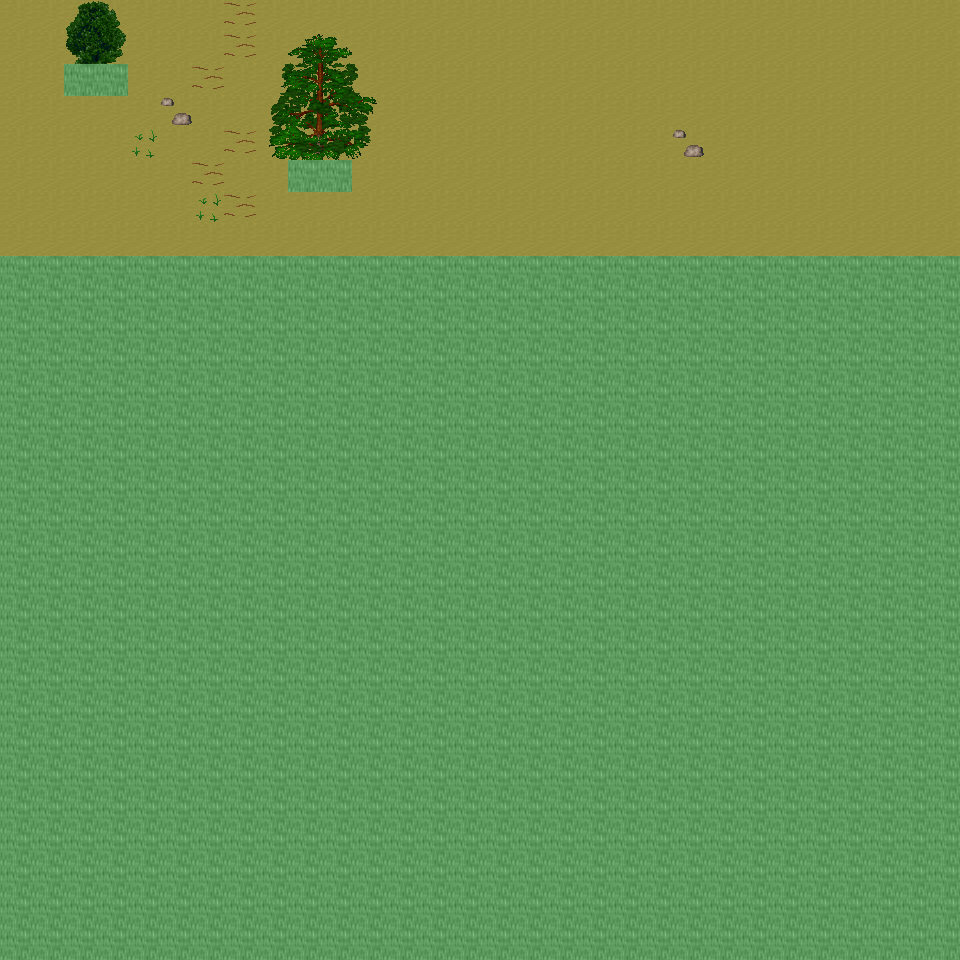

A 2D game scene composited from a Tiled map and its tileset images. What follows is a short description and the map's XML, with each tile layer's data collapsed to a summary:
An orthogonal 30x30 tile map with 32x32 px tiles, 6 tile layers (Ground, Object, Object2, Above, ...), 17 tilesets and 3 objects (3x mapchange).

<map version="1.0" orientation="orthogonal" renderorder="right-down" width="30" height="30" tilewidth="32" tileheight="32" nextobjectid="4">
  <tileset firstgid="1" name="tileset_ground_ground" tilewidth="32" tileheight="32" tilecount="33" columns="3">
    <image source="../drawable/tileset_ground_ground.png" width="96" height="352" />
  </tileset>
  <tileset firstgid="34" name="tileset_ground_rock_pebbles" tilewidth="32" tileheight="32" tilecount="3" columns="1">
    <image source="../drawable/tileset_ground_rock_pebbles.png" width="32" height="96" />
  </tileset>
  <tileset firstgid="37" name="tileset_ground_grass_edges" tilewidth="32" tileheight="32" tilecount="36" columns="12">
    <image source="../drawable/tileset_ground_grass_edges.png" width="384" height="96" />
  </tileset>
  <tileset firstgid="73" name="tileset_plant_flower_daisy_white" tilewidth="32" tileheight="32" tilecount="8" columns="2">
    <image source="../drawable/tileset_plant_flower_daisy_white.png" width="64" height="128" />
  </tileset>
  <tileset firstgid="81" name="tileset_ground_ridge_earth_dark" tilewidth="32" tileheight="32" tilecount="96" columns="12">
    <image source="../drawable/tileset_ground_ridge_earth_dark.png" width="384" height="256" />
  </tileset>
  <tileset firstgid="177" name="tileset_plant_grasses" tilewidth="32" tileheight="32" tilecount="6" columns="3">
    <image source="../drawable/tileset_plant_grasses.png" width="96" height="64" />
  </tileset>
  <tileset firstgid="183" name="tileset_ground_earth_edges" tilewidth="32" tileheight="32" tilecount="18" columns="6">
    <image source="../drawable/tileset_ground_earth_edges.png" width="192" height="96" />
  </tileset>
  <tileset firstgid="201" name="tileset_ground_pothole" tilewidth="32" tileheight="32" tilecount="4" columns="4">
    <image source="../drawable/tileset_ground_pothole.png" width="128" height="32" />
  </tileset>
  <tileset firstgid="205" name="tileset_item_statue_green_stone_3" tilewidth="32" tileheight="32" tilecount="3" columns="1">
    <image source="../drawable/tileset_item_statue_green_stone_3.png" width="32" height="96" />
  </tileset>
  <tileset firstgid="208" name="tileset_ground_rock_rocks_2" tilewidth="32" tileheight="32" tilecount="4" columns="2">
    <image source="../drawable/tileset_ground_rock_rocks_2.png" width="64" height="64" />
  </tileset>
  <tileset firstgid="212" name="tileset_logic_collision" tilewidth="32" tileheight="32" tilecount="1" columns="1">
    <image source="../drawable/tileset_logic_collision.png" width="32" height="32" />
  </tileset>
  <tileset firstgid="213" name="tileset_plant_tree_taller_trees" tilewidth="32" tileheight="32" tilecount="32" columns="8">
    <image source="../drawable/tileset_plant_tree_taller_trees.png" width="256" height="128" />
  </tileset>
  <tileset firstgid="245" name="tileset_plant_tree_spruce" tilewidth="32" tileheight="32" tilecount="6" columns="2">
    <image source="../drawable/tileset_plant_tree_spruce.png" width="64" height="96" />
  </tileset>
  <tileset firstgid="251" name="tileset_plant_bush_bush_mult_colored" tilewidth="32" tileheight="32" tilecount="6" columns="3">
    <image source="../drawable/tileset_plant_bush_bush_mult_colored.png" width="96" height="64" />
  </tileset>
  <tileset firstgid="257" name="tileset_plant_tree_pine_tree" tilewidth="32" tileheight="32" tilecount="20" columns="4">
    <image source="../drawable/tileset_plant_tree_pine_tree.png" width="128" height="160" />
  </tileset>
  <tileset firstgid="277" name="tileset_plant_tree_pine_tree_1" tilewidth="32" tileheight="32" tilecount="20" columns="4">
    <image source="../drawable/tileset_plant_tree_pine_tree_1.png" width="128" height="160" />
  </tileset>
  <tileset firstgid="297" name="tileset_building_wizards_tower" tilewidth="32" tileheight="32" tilecount="252" columns="9">
    <image source="../drawable/tileset_building_wizards_tower.png" width="288" height="896" />
  </tileset>
  <layer name="Ground" width="30" height="30">
    <data>[900 cells, 240 non-empty, 1 distinct tile ids]</data>
  </layer>
  <layer name="Object" width="30" height="30">
    <data>[900 cells, 12 non-empty, 7 distinct tile ids]</data>
  </layer>
  <layer name="Object2" width="30" height="30">
    <data>[900 cells, 2 non-empty, 1 distinct tile ids]</data>
  </layer>
  <layer name="Above" width="30" height="30">
    <data>[900 cells, 18 non-empty, 18 distinct tile ids]</data>
  </layer>
  <layer name="Above2" width="30" height="30">
    <data>[900 cells, 0 non-empty, 0 distinct tile ids]</data>
  </layer>
  <layer name="Walkable" width="30" height="30">
    <data>[900 cells, 664 non-empty, 1 distinct tile ids]</data>
  </layer>
  <objectgroup name="MapEvents">
    <object id="1" name="north" type="mapchange" x="0" y="0" width="960" height="32">
      <properties>
        <property name="map" value="0_ados_mountain_n2_w2_x1_y3" />
        <property name="place" value="south" />
      </properties>
    </object>
    <object id="2" name="west" type="mapchange" x="0" y="0" width="32" height="256">
      <properties>
        <property name="map" value="0_ados_mountain_n2_w2_x0_y4" />
        <property name="place" value="east" />
      </properties>
    </object>
    <object id="3" name="east" type="mapchange" x="928" y="0" width="32" height="256">
      <properties>
        <property name="map" value="0_ados_mountain_n2_w2_x2_y4" />
        <property name="place" value="west" />
      </properties>
    </object>
  </objectgroup>
</map>
